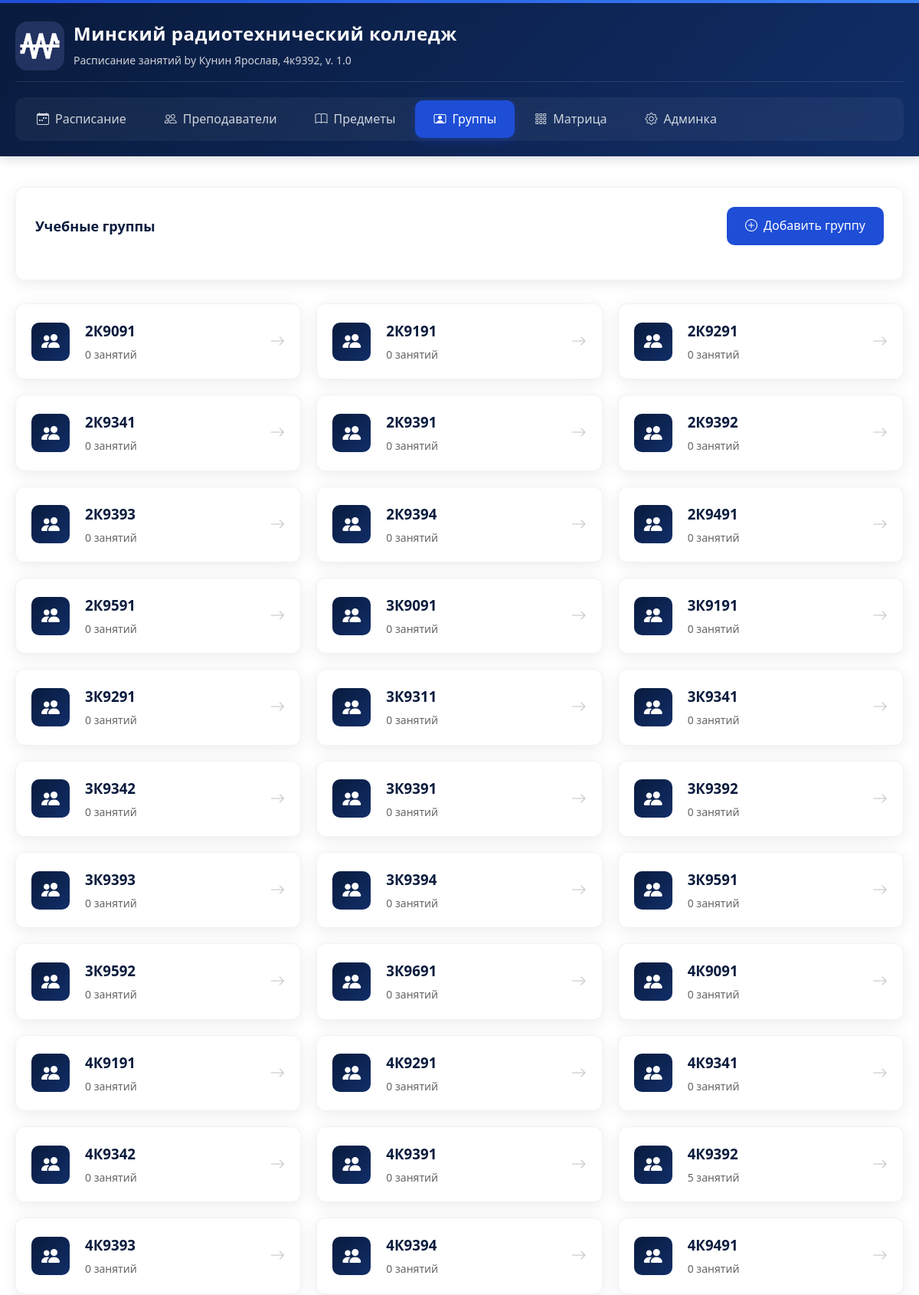
The app's page /groups/ (upper part) with its own data.
### schedule/models.py (models this page shows, shortened)
class Group(models.Model):
    name = models.CharField(max_length=50)
    specialty = models.CharField(max_length=255, blank=True)
    curator = models.ForeignKey(
        Teacher,
        on_delete=models.SET_NULL,
        null=True,
        blank=True,
        related_name='curated_groups'
    )

### schedule/views.py (the view)
# urls.py: path('groups/', views.groups_list, name='groups'),
def groups_list(request):
    groups = Group.objects.all().order_by('name')
    return render(request, 'schedule/groups.html', {'groups': groups})

### schedule/templates/schedule/groups.html (shortened to what this page needs)
{% extends 'schedule/base.html' %}
{% block content %}
<div class="filter-card">
    <div class="filter-header">
        <h2 class="filter-title">Учебные группы</h2>
        <a href="/admin/schedule/group/add/" class="add-btn" target="_blank">
            <i class="bi bi-plus-circle"></i>
            Добавить группу
        </a>
    </div>
</div>
<div class="groups-list">
    {% for group in groups %}
    <a href="{% url 'schedule' %}?group={{ group.id }}" class="group-card">
        <div class="group-icon">
            <i class="bi bi-people-fill"></i>
        </div>
        <div class="group-info">
            <h3>{{ group.name }}</h3>
            <p class="group-count">{{ group.schedule_set.count }} занятий</p>
        </div>
        <div class="group-arrow">
            <i class="bi bi-arrow-right"></i>
        </div>
    </a>
    {% empty %}
    <div class="empty-state">
        <i class="bi bi-people"></i>
        <h3>Группы не добавлены</h3>
    </div>
    {% endfor %}
</div>
{% endblock %}

### schedule/static/schedule/css/style.css (style rules this page uses)
:root { --primary-dark: #091b3d; --primary-light: #112e68; --accent: #1e4dd6; --text-dark: #1a1a1a; --text-light: #ffffff; --bg-white: #ffffff; --bg-gray: #f8f9fa; --border-radius: 12px; --shadow: 0 4px 20px rgba(0, 0, 0, 0.08); --shadow-hover: 0 8px 30px rgba(0, 0, 0, 0.12); --transition: all 0.3s cubic-bezier(0.4, 0, 0.2, 1); }
* { margin: 0; padding: 0; box-sizing: border-box; }
body { font-family: 'Segoe UI', system-ui, -apple-system, sans-serif; background: var(--bg-white); color: var(--text-dark); line-height: 1.6; min-height: 100vh; }
.filter-card { background: var(--bg-white); border-radius: var(--border-radius); padding: 25px; margin-bottom: 30px; box-shadow: var(--shadow); border: 1px solid rgba(0, 0, 0, 0.05); }
.filter-header { display: flex; justify-content: space-between; align-items: center; margin-bottom: 20px; }
.filter-title { font-size: 18px; font-weight: 600; color: var(--primary-dark); }
.add-btn { padding: 12px 24px; background: var(--accent); color: var(--text-light); border: none; border-radius: 10px; font-weight: 500; display: flex; align-items: center; gap: 8px; cursor: pointer; transition: var(--transition); text-decoration: none; }

### schedule/templates/schedule/groups.html (style rules this page uses)
.groups-list { display: grid; grid-template-columns: repeat(auto-fill, minmax(300px, 1fr)); gap: 20px; margin-top: 30px; }
.group-card { display: flex; align-items: center; background: white; border-radius: var(--border-radius); padding: 20px; text-decoration: none; color: inherit; box-shadow: var(--shadow); transition: var(--transition); border: 1px solid rgba(0, 0, 0, 0.05); }
.group-icon { width: 50px; height: 50px; background: linear-gradient(135deg, var(--primary-dark), var(--primary-light)); border-radius: 10px; display: flex; align-items: center; justify-content: center; margin-right: 20px; flex-shrink: 0; }
.group-icon i { font-size: 24px; color: white; }
.group-info { flex: 1; }
.group-info h3 { margin: 0 0 5px 0; color: var(--primary-dark); }
.group-count { color: #666; font-size: 14px; margin: 0; }
.group-arrow { color: #ccc; font-size: 20px; }

### records on screen
Group: name "2К9091", schedule_set.count "0"
Group: name "2К9191", schedule_set.count "0"
Group: name "2К9291", schedule_set.count "0"
Group: name "2К9341", schedule_set.count "0"
Group: name "2К9391", schedule_set.count "0"
Group: name "2К9392", schedule_set.count "0"
Group: name "2К9393", schedule_set.count "0"
Group: name "2К9394", schedule_set.count "0"
Group: name "2К9491", schedule_set.count "0"
Group: name "2К9591", schedule_set.count "0"
Group: name "3К9091", schedule_set.count "0"
Group: name "3К9191", schedule_set.count "0"
Group: name "3К9291", schedule_set.count "0"
Group: name "3К9311", schedule_set.count "0"
Group: name "3К9341", schedule_set.count "0"
Group: name "3К9342", schedule_set.count "0"
Group: name "3К9391", schedule_set.count "0"
Group: name "3К9392", schedule_set.count "0"
Group: name "3К9393", schedule_set.count "0"
Group: name "3К9394", schedule_set.count "0"
Group: name "3К9591", schedule_set.count "0"
Group: name "3К9592", schedule_set.count "0"
Group: name "3К9691", schedule_set.count "0"
Group: name "4К9091", schedule_set.count "0"
Group: name "4К9191", schedule_set.count "0"
Group: name "4К9291", schedule_set.count "0"
Group: name "4К9341", schedule_set.count "0"
Group: name "4К9342", schedule_set.count "0"
Group: name "4К9391", schedule_set.count "0"
Group: name "4К9392", schedule_set.count "5"
Group: name "4К9393", schedule_set.count "0"
Group: name "4К9394", schedule_set.count "0"
Group: name "4К9491", schedule_set.count "0"
